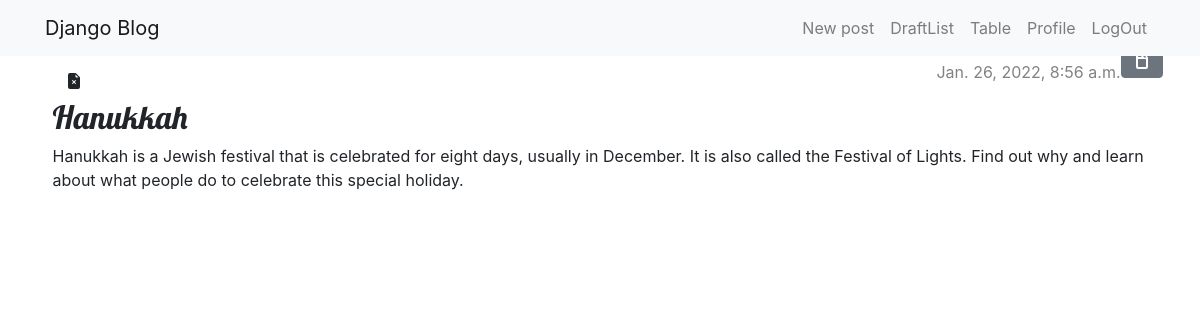
The app's page /post/32/ (signed in) with its own data.
### blog/models.py (models this page shows, shortened)
class Post(models.Model):
    author = models.ForeignKey(settings.AUTH_USER_MODEL, on_delete=models.CASCADE)
    title = models.CharField(max_length=200)
    text = models.TextField()
    created_date = models.DateTimeField(default=timezone.now)
    published_date = models.DateTimeField(blank=True, null=True)

### blog/views.py (the view)
# urls.py: path('post/<int:pk>/', views.post_detail, name='post_detail'),
@login_required
def post_detail(request, pk):
    post = get_object_or_404(Post, pk=pk)
    return render(request, 'blog/post_detail.html', {'post': post})

### blog/templates/blog/post_detail.html (shortened to what this page needs)
{% extends 'blog/base.html' %}
{% block content %}
        <aside class="actions">
            {% if user.is_authenticated %}
            <a class="btn btn-secondary" href="{% url 'post_edit' pk=post.pk %}">
            </a>
            {% endif %}
        </aside>
        <article class="post">
            {% if post.published_date %}
                <div class="date">
                    {{ post.published_date }}
                </div>
            {% else %}
                <a class="btn btn-default" href="{% url 'post_publish' pk=post.pk %}" > Publish</a>
            {% endif %}
                <a class="btn btn-default" href="{% url 'post_remove' pk=post.pk %}">{% include './icons/file-earmark-x-fill.svg' %}</a>
                <h2>{{ post.title }}</h2>
                <p>{{ post.text|linebreaksbr }}</p>
        </article>
{% endblock %}

### blog/static/css/blog.css (style rules this page uses)
body { padding-left: 15px; }
h1, h2, h3, h4 { font-family: 'Lobster', cursive; }
.date { color: #828282; }
.post { margin-top: 20px; }
.post > .date, .post > .actions { float: right; }
.btn-secondary, .btn-secondary:visited { color: #072a40; background: none; border-color: #072a40; float:right; }

### records on screen
Post: published_date "Jan. 26, 2022, 8:56 a.m.", title "Hanukkah", text "Hanukkah is a Jewish festival that is celebrated for eight days, usually in December. It is also called the Festival of Lights. Find out why and learn about what people do to celebrate this special holiday."
